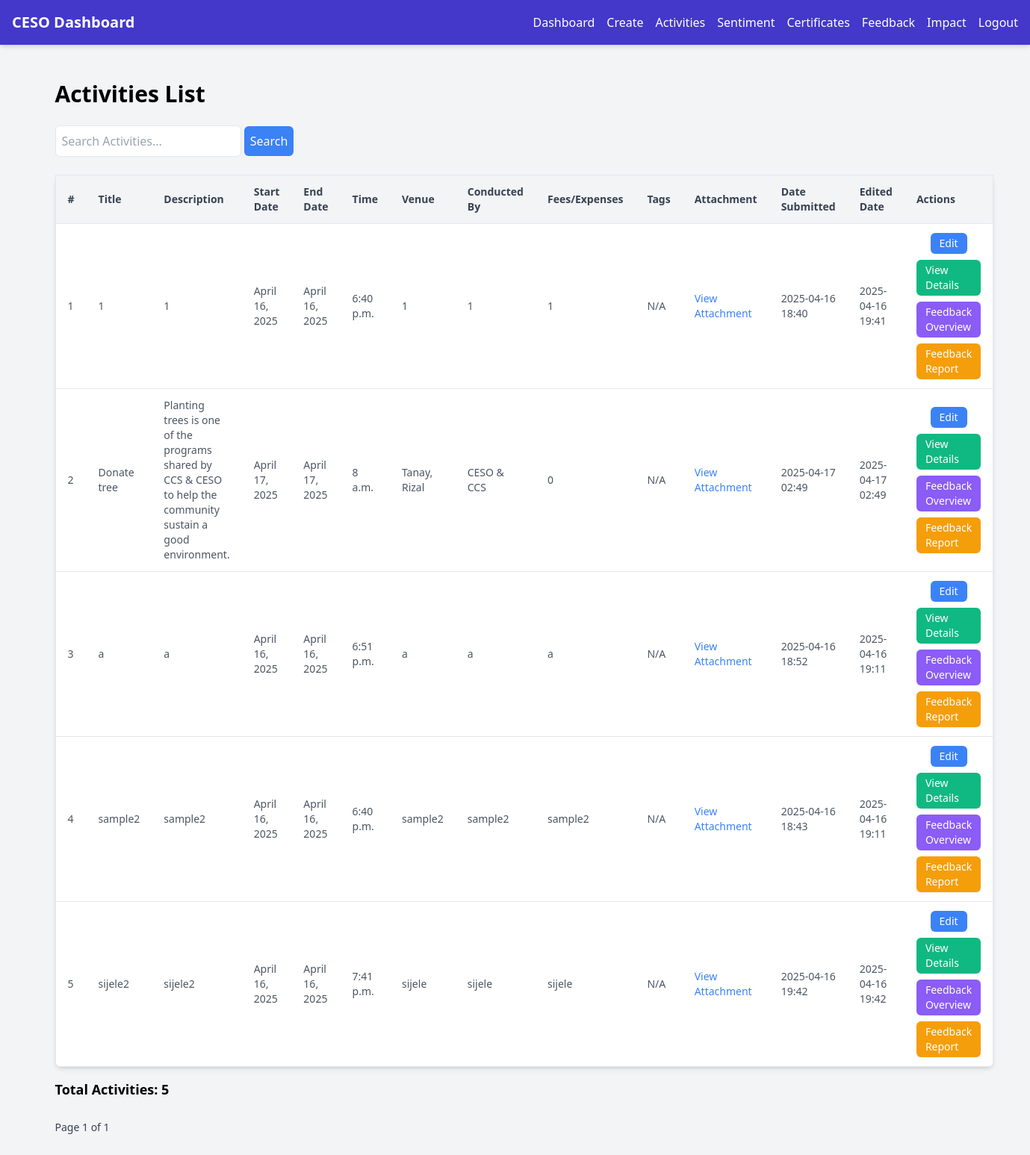
Page /activities/?sort=title&direction=asc (signed in) on the committed database.
### community_extension/models.py (models this page shows, shortened)
class Activity(models.Model):
    title = models.CharField(max_length=255)
    description = models.TextField()
    start_date = models.DateField()
    end_date = models.DateField(blank=True, null=True)
    time = models.TimeField(blank=True, null=True)
    venue = models.CharField(max_length=255, blank=True, null=True)
    conducted_by = models.CharField(max_length=255, blank=True, null=True)
    fees_expenses = models.CharField(max_length=100, blank=True, null=True)
    tags = models.CharField(max_length=255, blank=True, null=True)
    attachment = models.FileField(upload_to='activity_attachments/', blank=True, null=True)
    created_by = models.ForeignKey('CustomUser', on_delete=models.SET_NULL, null=True, related_name='created_activities')
    created_at = models.DateTimeField(auto_now_add=True)
    modified_at = models.DateTimeField(auto_now=True)

### community_extension/views.py (the view, shortened to what this page needs)
# urls.py: path('activities/', views.activities, name='activities'),
@login_required
def activities(request):
    activities = Activity.objects.all()
    search_query = request.GET.get('search', '')
    sort_field = request.GET.get('sort', 'created_at')
    direction = request.GET.get('direction', 'desc')
    if direction == 'asc':
        activities = activities.order_by(sort_field)
    else:
        activities = activities.order_by(f'-{sort_field}')
    total_activities = activities.count()
    paginator = Paginator(activities, 10)
    page_number = request.GET.get('page')
    page_obj = paginator.get_page(page_number)
    latest_activity = Activity.objects.order_by('-created_at').first()
    return render(request, 'activities/list.html', {
        'page_obj': page_obj,
        'latest_activity': latest_activity,
        'search_query': search_query,
        'sort_field': sort_field,
        'direction': direction,
        'total_activities': total_activities,
    })

### community_extension/templates/activities/list.html (shortened to what this page needs)
{% extends 'dashboard/ceso_base.html' %}
{% block content %}
<div class="container mx-auto p-6">
    <h1 class="text-3xl font-semibold mb-6">Activities List</h1>
    <div class="mb-6">
        <form method="get" action="">
            <input type="text" name="search" value="{{ search_query }}" class="p-2 border rounded-md" placeholder="Search Activities..." />
            <button type="submit" class="bg-blue-500 text-white p-2 rounded-md">Search</button>
        </form>
    </div>
    <table class="min-w-full table-auto bg-white border border-gray-200 rounded-lg shadow-md">
        <thead>
            <tr class="text-left bg-gray-100 text-sm font-medium text-gray-700">
                <th class="px-4 py-3">#</th>
                <th class="px-4 py-3">
                    <a href="?{% if search_query %}search={{ search_query }}&{% endif %}sort=title&direction={% if request.GET.direction == 'asc' %}desc{% else %}asc{% endif %}">
                        Title
                    </a>
                </th>
                <th class="px-4 py-3">
                    <a href="?{% if search_query %}search={{ search_query }}&{% endif %}sort=description&direction={% if request.GET.direction == 'asc' %}desc{% else %}asc{% endif %}">
                        Description
                    </a>
                </th>
                <th class="px-4 py-3">
                    <a href="?{% if search_query %}search={{ search_query }}&{% endif %}sort=start_date&direction={% if request.GET.direction == 'asc' %}desc{% else %}asc{% endif %}">
                        Start Date
                    </a>
                </th>
                <th class="px-4 py-3">
                    <a href="?{% if search_query %}search={{ search_query }}&{% endif %}sort=end_date&direction={% if request.GET.direction == 'asc' %}desc{% else %}asc{% endif %}">
                        End Date
                    </a>
                </th>
                <th class="px-4 py-3">Time</th>
                <th class="px-4 py-3">Venue</th>
                <th class="px-4 py-3">Conducted By</th>
                <th class="px-4 py-3">Fees/Expenses</th>
                <th class="px-4 py-3">Tags</th>
                <th class="px-4 py-3">Attachment</th>
                <th class="px-4 py-3">
                    <a href="?{% if search_query %}search={{ search_query }}&{% endif %}sort=created_at&direction={% if request.GET.direction == 'asc' %}desc{% else %}asc{% endif %}">
                        Date Submitted
                    </a>
                </th>
                <th class="px-4 py-3">Edited Date</th>
                <th class="px-4 py-3">Actions</th>
            </tr>
        </thead>
        <tbody class="text-sm text-gray-600">
            {% for activity in page_obj %}
                <tr class="border-t">
                    <td class="px-4 py-3">{{ forloop.counter }}</td>
                    <td class="px-4 py-3">{{ activity.title }}</td>
                    <td class="px-4 py-3">{{ activity.description }}</td>
                    <td class="px-4 py-3">{{ activity.start_date }}</td>
                    <td class="px-4 py-3">{{ activity.end_date }}</td>
                    <td class="px-4 py-3">{{ activity.time|default:"N/A" }}</td>
                    <td class="px-4 py-3">{{ activity.venue|default:"N/A" }}</td>
                    <td class="px-4 py-3">{{ activity.conducted_by|default:"N/A" }}</td>
                    <td class="px-4 py-3">{{ activity.fees_expenses|default:"N/A" }}</td>
                    <td class="px-4 py-3">{{ activity.tags|default:"N/A" }}</td>
                    <td class="px-4 py-3">
                        {% if activity.attachment %}
                            <a href="{{ activity.attachment.url }}" class="text-blue-500 hover:underline" target="_blank">View Attachment</a>
                        {% else %}
                            N/A
                        {% endif %}
                    </td>
                    <td class="px-4 py-3">{{ activity.created_at|date:"Y-m-d H:i" }}</td>
                    <td class="px-4 py-3">{{ activity.modified_at|date:"Y-m-d H:i" }}</td>
                    <td class="px-4 py-3">
                        <div class="flex flex-col items-center space-y-2">
                            <a href="{% url 'update_activity' activity.id %}" class="bg-blue-500 hover:bg-blue-600 text-white text-sm px-3 py-1 rounded-md shadow-sm">Edit</a>
                            <a href="{% url 'activity_detail' activity.id %}" class="bg-green-500 hover:bg-green-600 text-white text-sm px-3 py-1 rounded-md shadow-sm">View Details</a>
                            <a href="{% url 'feedback_overview' %}?activity_id={{ activity.id }}" class="bg-purple-500 hover:bg-purple-600 text-white text-sm px-3 py-1 rounded-md shadow-sm">Feedback Overview</a>
                            <a href="{% url 'feedback_report' %}?activity_id={{ activity.id }}" class="bg-yellow-500 hover:bg-yellow-600 text-white text-sm px-3 py-1 rounded-md shadow-sm">Feedback Report</a>
                        </div>
                    </td>
                </tr>
            {% empty %}
                <tr>
                    <td colspan="14" class="px-4 py-3 text-center text-gray-500">No activities available.</td>
                </tr>
            {% endfor %}
        </tbody>
    </table>
    <div class="mt-4 text-lg font-semibold">
        Total Activities: {{ total_activities }}
    </div>
    <div class="mt-6 flex justify-between items-center">
        <div>
            <span class="text-sm text-gray-700">Page {{ page_obj.number }} of {{ page_obj.paginator.num_pages }}</span>
        </div>
    </div>
</div>
{% endblock %}

### rows in the picture
Activity: title "1", description "1", start_date "April 16, 2025", end_date "April 16, 2025", time "6:40 p.m.", venue "1", conducted_by "1", fees_expenses "1", tags "N/A", created_at "2025-04-16 18:40", modified_at "2025-04-16 19:41"
Activity: title "Donate tree", description "Planting trees is one of the programs shared by CCS & CESO to help the community sustain a good environment.", start_date "April 17, 2025", end_date "April 17, 2025", time "8 a.m.", venue "Tanay, Rizal", conducted_by "CESO & CCS", fees_expenses "0", tags "N/A", created_at "2025-04-17 02:49", modified_at "2025-04-17 02:49"
Activity: title "a", description "a", start_date "April 16, 2025", end_date "April 16, 2025", time "6:51 p.m.", venue "a", conducted_by "a", fees_expenses "a", tags "N/A", created_at "2025-04-16 18:52", modified_at "2025-04-16 19:11"
Activity: title "sample2", description "sample2", start_date "April 16, 2025", end_date "April 16, 2025", time "6:40 p.m.", venue "sample2", conducted_by "sample2", fees_expenses "sample2", tags "N/A", created_at "2025-04-16 18:43", modified_at "2025-04-16 19:11"
Activity: title "sijele2", description "sijele2", start_date "April 16, 2025", end_date "April 16, 2025", time "7:41 p.m.", venue "sijele", conducted_by "sijele", fees_expenses "sijele", tags "N/A", created_at "2025-04-16 19:42", modified_at "2025-04-16 19:42"

### other values in the picture
{{ total_activities }} "5"
{{ page_obj.number }} "1"
{{ page_obj.paginator.num_pages }} "1"
